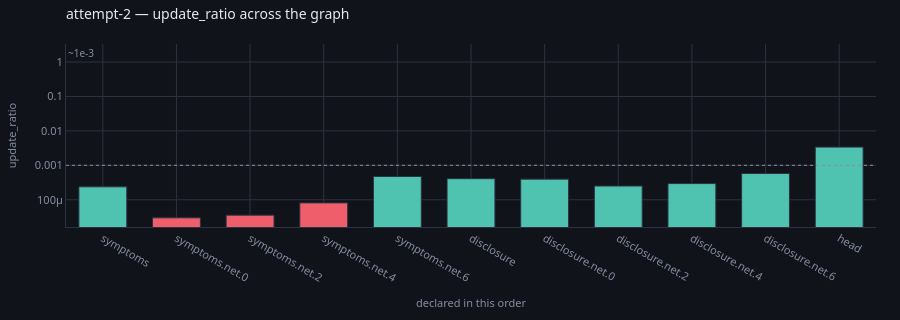

Source (notebook cell):
### Markdown cell above
## Symptom 2 — it half worked, and the residue is the clue

The `disclosure` branch is clean now. The `symptoms` branch is **still**
`STALLED`, and the loss barely moved.

### Code cell
profile(store, run="attempt-2", of="update_ratio")

### Figure 1 — Plotly figure (JSON) as saved in the notebook; plotly's stock layout.template omitted (floating-point values rounded to 4 significant figures)
{"data": [{"customdata": ["nothing tripped", "STALLED", "STALLED", "STALLED", "nothing tripped", "nothing tripped", "nothing tripped", "nothing tripped", "nothing tripped", "nothing tripped", "nothing tripped"], "hovertemplate": "<b>%{x}</b><br>%{y:.3e}<br>%{customdata}<extra></extra>", "marker": {"color": ["#4fc3b0", "#ef5f6b", "#ef5f6b", "#ef5f6b", "#4fc3b0", "#4fc3b0", "#4fc3b0", "#4fc3b0", "#4fc3b0", "#4fc3b0", "#4fc3b0"], "line": {"color": "#2c3242", "width": 1}}, "type": "bar", "x": ["symptoms", "symptoms.net.0", "symptoms.net.2", "symptoms.net.4", "symptoms.net.6", "disclosure", "disclosure.net.0", "disclosure.net.2", "disclosure.net.4", "disclosure.net.6", "head"], "y": [0.0002378, 2.983e-05, 3.572e-05, 8.103e-05, 0.0004744, 0.0004092, 0.0003974, 0.0002507, 0.0002952, 0.0005784, 0.003382]}], "layout": {"annotations": [{"font": {"color": "#868ea3", "size": 10}, "showarrow": false, "text": "~1e-3", "x": 0, "xanchor": "left", "xref": "x domain", "y": 0.001, "yanchor": "bottom", "yref": "y"}], "bargap": 0.35, "font": {"color": "#e7e9ef", "family": "system-ui, -apple-system, Segoe UI, Roboto, sans-serif", "size": 12}, "height": 320, "hoverlabel": {"align": "left", "bgcolor": "#1a1e28", "bordercolor": "#2c3242", "font": {"color": "#e7e9ef", "family": "system-ui, -apple-system, Segoe UI, Roboto, sans-serif"}}, "legend": {"bgcolor": "rgba(0,0,0,0)", "font": {"color": "#868ea3"}, "orientation": "h", "x": 1, "xanchor": "right", "y": 1.02, "yanchor": "bottom"}, "margin": {"b": 44, "l": 56, "r": 24, "t": 44}, "paper_bgcolor": "#101319", "plot_bgcolor": "#101319", "shapes": [{"line": {"color": "#868ea3", "dash": "dot", "width": 1}, "type": "line", "x0": 0, "x1": 1, "xref": "x domain", "y0": 0.001, "y1": 0.001, "yref": "y"}], "showlegend": false, "title": {"font": {"size": 14}, "text": "attempt-2 — update_ratio across the graph", "x": 0, "xanchor": "left", "xref": "paper", "y": 0.97, "yanchor": "top"}, "xaxis": {"gridcolor": "#2c3242", "linecolor": "#2c3242", "tickfont": {"color": "#868ea3", "size": 11}, "title": {"font": {"color": "#868ea3", "size": 11}, "text": "declared in this order"}, "zerolinecolor": "#2c3242"}, "yaxis": {"gridcolor": "#2c3242", "linecolor": "#2c3242", "tickfont": {"color": "#868ea3", "size": 11}, "title": {"font": {"color": "#868ea3", "size": 11}, "text": "update_ratio"}, "type": "log", "zerolinecolor": "#2c3242"}}}
